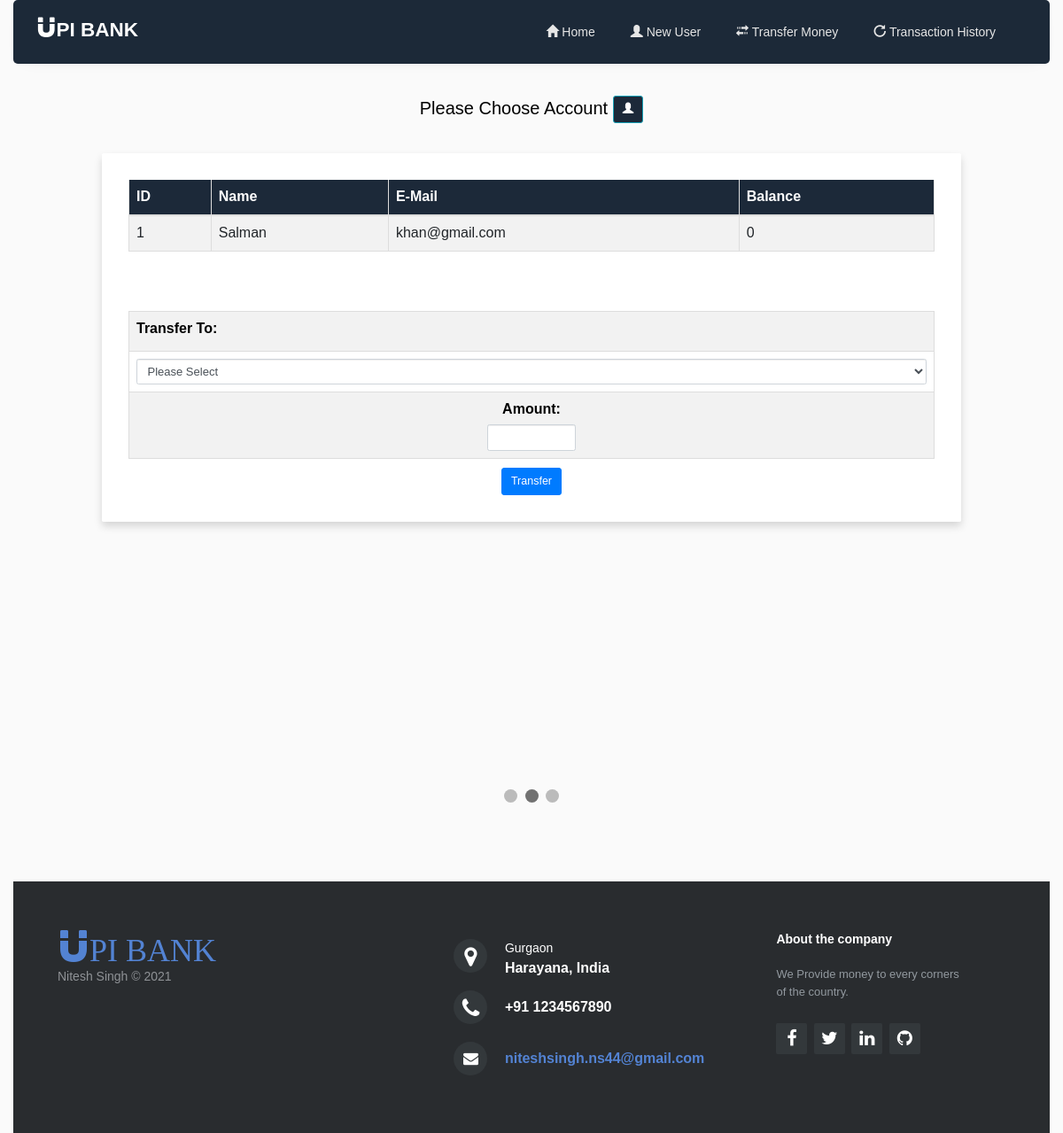
Page /redirect_transfer.php?id=1 on the earlier database version.
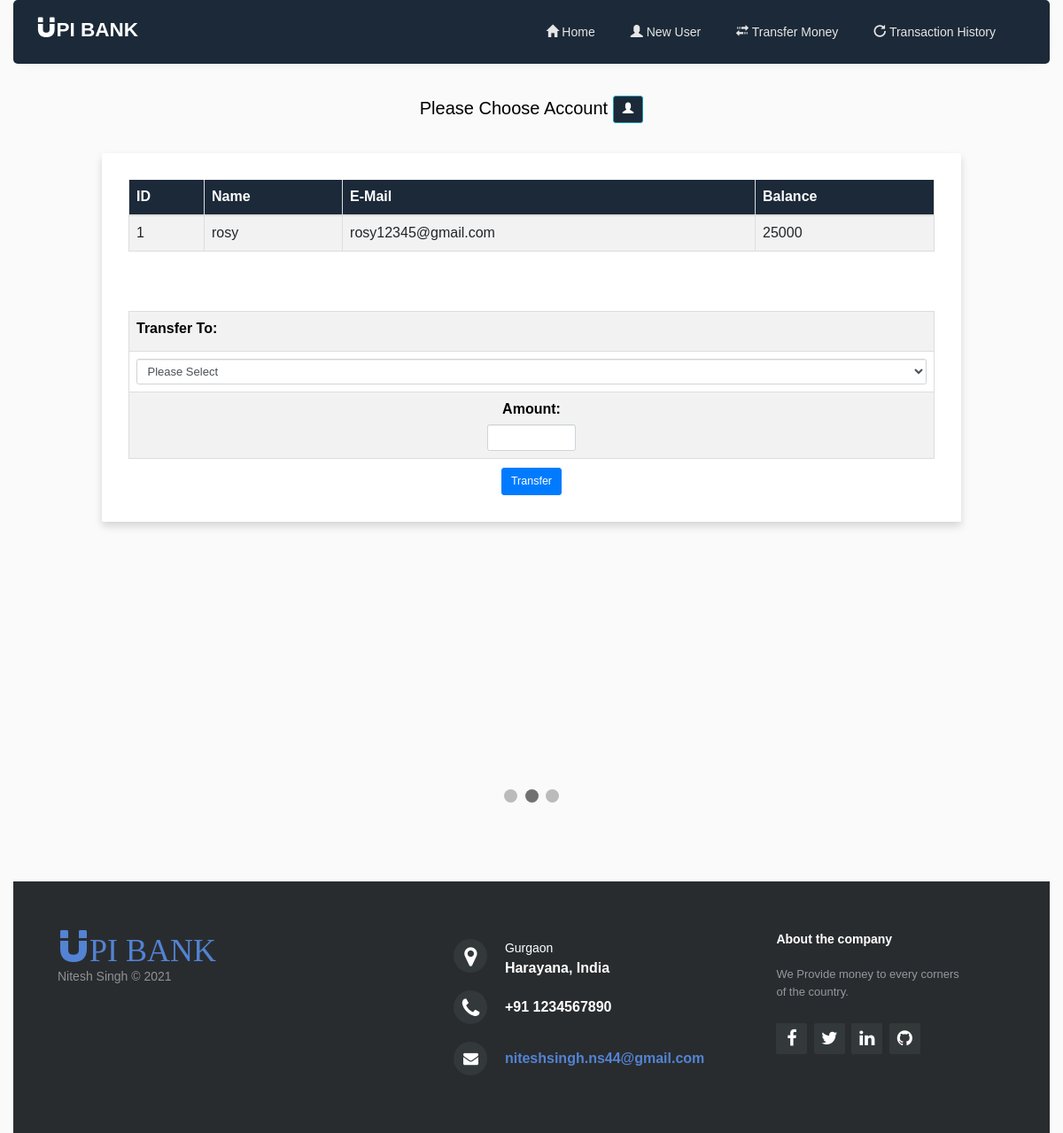
Same page on the later database version.
### tables this page shows
CREATE TABLE `new_account` (
  `id` int(3) NOT NULL,
  `name` text NOT NULL,
  `email` varchar(30) NOT NULL,
  `amount` int(8) NOT NULL
);

### redirect_transfer.php (the view, shortened to what this page needs)
<!DOCTYPE html>
<html lang="en">
<head>
    <link rel="stylesheet" href="https://maxcdn.bootstrapcdn.com/bootstrap/3.4.1/css/bootstrap.min.css">
</head>
<body>
<?php
  include 'navigation_bar.php';
?>
	<div class="container">
        <h2 class="text-center pt-4" style="color : black;">Please Choose Account  <a href="#" class="btn btn-info btn-lg" style="background-color: #1c2939;">
          <span class="glyphicon glyphicon-user"></span>
        </a></h2>
            <?php
                include 'connection.php';
                $sid=$_GET['id'];
                $sql = "SELECT * FROM  new_account where id=$sid";
                $result=mysqli_query($conn,$sql);
                $rows=mysqli_fetch_assoc($result);
            ?>
            <form method="post" name="tcredit" class="tabletext" ><br>
        <div>
        <div class="row py-6">
    <div class="col-lg-10 mx-auto">
      <div class="card rounded shadow border-0">
        <div class="card-body p-5 bg-white rounded">
          <div class="table-responsive">
            <table id="example" style="width:100%" class="table table-striped table-bordered">
              <thead style="background-color: #1c2939; color:white;">
                <tr>
                  <th>ID</th>
                  <th>Name</th>
                  <th>E-Mail</th>
                  <th>Balance</th>
                </tr>
              </thead>
              <tbody>
                <tr>
                  <td><?php echo $rows['id'] ?></td>
                  <td><?php echo $rows['name']?></td>
                  <td><?php echo $rows['email']?></td>
                  <td><?php echo $rows['amount']?></td>
				</tr>
              </tbody>
            </table>
            <br><br>
            <table style="width:100%" class="table table-striped table-bordered">
                <tr>
                <td><label style="color : black;"><b>Transfer To:</b></label></td>
                </tr>
                <tr>
                    <td>
                                <select name="to" class="form-control" style="font-size:13px;" required>
                        <option value="" disabled selected >Please Select</option>
                    </select>
                </td>
                </tr>
                <tr>
                    <td colspan="4" style="text-align:center"><label style="color : black;"><b>Amount:</b></label><input type="number" class="form-control" name="amount" style="width:100px; height:30px; margin : 0 auto; font-size:13px;" required></td>
                </tr>
            </table>
            <div class="text-center" >
            <button class="btn btn-primary btn-lg" name="submit" type="submit" id="myBtn" >Transfer</button>
            </div>
          </div>
        </div>
      </div>
    </div>
  </div>
        </div>
    <?php
  include 'footer.php'; ?>
</body>
</html>

### navigation_bar.php (shortened to what this page needs)
<!DOCTYPE html>
<html lang="en">
<head>
    <link rel="stylesheet" href="https://maxcdn.bootstrapcdn.com/bootstrap/3.4.1/css/bootstrap.min.css">
	</head>
<body>
<section class="ftco-section">
		<div class="container">
			<nav class="navbar navbar-expand-lg ftco_navbar ftco-navbar-light" id="ftco-navbar">
		    <div class="container">
		    	<a class="navbar-brand" href="index.php"><span class="glyphicon glyphicon-magnet"></span>PI BANK</a>
		      <div class="collapse navbar-collapse" id="ftco-nav">
		        <ul class="navbar-nav ml-auto">
                <li class="nav-item">
                    <a class="nav-link" href="index.php"><i class="glyphicon glyphicon-home"></i>  Home</a>
                </li>
                <li class="nav-item">
                    <a class="nav-link" href="newuser.php"><i class="glyphicon glyphicon-user"></i>  New User</a>
                </li>
                <li class="nav-item">
                    <a class="nav-link" href="transfer.php"><i class="glyphicon glyphicon-transfer"></i>  Transfer Money</a>
                </li>
                <li class="nav-item">
                    <a class="nav-link" href="transaction.php"><i class="glyphicon glyphicon-repeat"></i>  Transaction History</a>
                </li>
		        </ul>
		      </div>
		    </div>
		  </nav>
  </div>
	</section>
</body>
</html>

### footer.php (shortened to what this page needs)
<html>
<head>
    <link rel="stylesheet" href="http://maxcdn.bootstrapcdn.com/font-awesome/4.2.0/css/font-awesome.min.css">
    <link rel="stylesheet" href="https://cdnjs.cloudflare.com/ajax/libs/font-awesome/4.7.0/css/font-awesome.min.css">
    <link rel="stylesheet" type="text/css" href="CSS/footer.css">
</head>
<body>
    <br>
<div class="slideshow-container">
</div>
<br>
<div style="text-align:center">
  <span class="dot"></span>
  <span class="dot"></span>
  <span class="dot"></span>
</div>
    <footer class="footer-distributed">
        <div class="footer-left">
            <h3><span class="glyphicon glyphicon-magnet"></span><span>PI BANK</span></h3>
            <p class="footer-company-name">Nitesh Singh &copy; 2021</p>
        </div>
        <div class="footer-center">
            <div>
                <i class="fa fa-map-marker"></i>
                <p><span>Gurgaon</span> Harayana, India</p>
            </div>
            <div>
                <i class="fa fa-phone"></i>
                <p>+91 1234567890</p>
            </div>
            <div>
                <i class="fa fa-envelope"></i>
                <p><a href="mailto:niteshsingh.ns44@gmail.com">niteshsingh.ns44@gmail.com</a></p>
            </div>
        </div>
        <div class="footer-right">
            <p class="footer-company-about">
                <span>About the company</span>
                We Provide money to every corners of the country.
            </p>
            <div class="footer-icons">
                <a href="https://www.facebook.com/profile.php?id=100006027405875" class="fa fa-facebook" target="_blank"></a>
                <a href="https://twitter.com/Nitesh8447?s=09" class="fa fa-twitter" target="_blank"></a>
                <a href="https://www.linkedin.com/in/nitesh-singh-0bb145140/" target="_blank"><i class="fa fa-linkedin"></i></a>
                <a href="https://github.com/Nitesh-ops" target="_blank"><i class="fa fa-github"></i></a>
            </div>
        </div>
    </footer>
</body>
</html>

### css/footer.css (style rules this page uses)
body { margin: 0; padding: 0; }
footer { bottom: 0; }
.footer-distributed { background-color: #292c2f; box-shadow: 0 1px 1px 0 rgba(0, 0, 0, 0.12); box-sizing: border-box; width: 100%; text-align: left; font: bold 16px sans-serif; padding: 55px 50px; margin-top: 80px; }
.footer-distributed .footer-left, .footer-distributed .footer-center, .footer-distributed .footer-right { display: inline-block; vertical-align: top; }
.footer-distributed .footer-left { width: 40%; }
.footer-distributed h3 { color: #ffffff; font: normal 36px 'Cookie', cursive; margin: 0; }
.footer-distributed h3 span { color: #5383d3; }
.footer-distributed .footer-company-name { color: #8f9296; font-size: 14px; font-weight: normal; margin: 0; }
.footer-distributed .footer-center { width: 35%; }
.footer-distributed .footer-center i { background-color: #33383b; color: #ffffff; font-size: 25px; width: 38px; height: 38px; border-radius: 50%; text-align: center; line-height: 42px; margin: 10px 15px; vertical-align: middle; }
.footer-distributed .footer-center i.fa-envelope { font-size: 17px; line-height: 38px; }
.footer-distributed .footer-center p { display: inline-block; color: #ffffff; vertical-align: middle; margin:0; }
.footer-distributed .footer-center p span { display:block; font-weight: normal; font-size:14px; line-height:2; }
.footer-distributed .footer-center p a { color: #5383d3; text-decoration: none;; }
.footer-distributed .footer-right { width: 20%; }
.footer-distributed .footer-company-about { line-height: 20px; color: #92999f; font-size: 13px; font-weight: normal; margin: 0; }
.footer-distributed .footer-company-about span { display: block; color: #ffffff; font-size: 14px; font-weight: bold; margin-bottom: 20px; }
.footer-distributed .footer-icons { margin-top: 25px; }
.footer-distributed .footer-icons a { display: inline-block; width: 35px; height: 35px; cursor: pointer; background-color: #33383b; border-radius: 2px; font-size: 20px; color: #ffffff; text-align: center; line-height: 35px; margin-right: 3px; margin-bottom: 5px; }

### footer.php (style rules this page uses)
body { margin: 0; padding: 0; }
footer { bottom: 0; }
.footer-distributed { background-color: #292c2f; box-shadow: 0 1px 1px 0 rgba(0, 0, 0, 0.12); box-sizing: border-box; width: 100%; text-align: left; font: bold 16px sans-serif; padding: 55px 50px; margin-top: 80px; }
.footer-distributed .footer-left, .footer-distributed .footer-center, .footer-distributed .footer-right { display: inline-block; vertical-align: top; }
.footer-distributed .footer-left { width: 40%; }
.footer-distributed h3 { color: #ffffff; font: normal 36px 'Cookie', cursive; margin: 0; }
.footer-distributed h3 span { color: #5383d3; }
.footer-distributed .footer-company-name { color: #8f9296; font-size: 14px; font-weight: normal; margin: 0; }
.footer-distributed .footer-center { width: 35%; }
.footer-distributed .footer-center i { background-color: #33383b; color: #ffffff; font-size: 25px; width: 38px; height: 38px; border-radius: 50%; text-align: center; line-height: 42px; margin: 10px 15px; vertical-align: middle; }
.footer-distributed .footer-center i.fa-envelope { font-size: 17px; line-height: 38px; }
.footer-distributed .footer-center p { display: inline-block; color: #ffffff; vertical-align: middle; margin:0; }
.footer-distributed .footer-center p span { display:block; font-weight: normal; font-size:14px; line-height:2; }
.footer-distributed .footer-center p a { color: #5383d3; text-decoration: none;; }
.footer-distributed .footer-right { width: 20%; }
.footer-distributed .footer-company-about { line-height: 20px; color: #92999f; font-size: 13px; font-weight: normal; margin: 0; }
.footer-distributed .footer-company-about span { display: block; color: #ffffff; font-size: 14px; font-weight: bold; margin-bottom: 20px; }
.footer-distributed .footer-icons { margin-top: 25px; }
.footer-distributed .footer-icons a { display: inline-block; width: 35px; height: 35px; cursor: pointer; background-color: #33383b; border-radius: 2px; font-size: 20px; color: #ffffff; text-align: center; line-height: 35px; margin-right: 3px; margin-bottom: 5px; }
* { box-sizing: border-box; }
body { font-family: Verdana, sans-serif; }
.slideshow-container { max-width: 1000px; position: relative; margin: auto; }
.dot { height: 15px; width: 15px; margin: 0 2px; background-color: #bbb; border-radius: 50%; display: inline-block; transition: background-color 0.6s ease; }
.active { background-color: #717171; }

Differences in the rows shown:
changed new_account id 1: name "Salman" → "rosy"; email "khan@gmail.com" → "rosy12345@gmail.com"; amount "0" → "25000"
